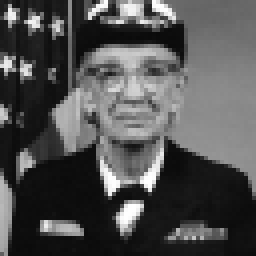
#> input picture data/sample_image_64.png, 64 x 64 px (shown 4 times larger)
$ python linear_algebra.py
#> lines starting #> are read from the running program, lines starting #| are printed output that depends on the picture
### src/constants.py
"""여러 파일이 같이 쓰는 공통 상수와 타입을 모아 둔 파일."""

from pathlib import Path

import numpy as np
import numpy.typing as npt

# 실수 NumPy 배열의 타입 별칭 (모든 모듈의 타입 힌트에 쓴다)
FloatArray = npt.NDArray[np.float64]

# 재현성을 위한 난수 시드 (과제 요구: np.random.seed(42))
RANDOM_SEED = 42

# 프로젝트 최상위 폴더 (이 파일의 두 단계 위)
PROJECT_ROOT = Path(__file__).resolve().parent.parent

# 시각화 PNG를 저장하는 폴더 (과제 요구: outputs/)
OUTPUTS_DIR = PROJECT_ROOT / "outputs"

# SVD 압축 실험에 쓰는 64x64 흑백 이미지 경로
SAMPLE_IMAGE_PATH = PROJECT_ROOT / "data" / "sample_image_64.png"

# 샘플 이미지 한 변의 픽셀 수 (과제 조건: 64x64 이하)
IMAGE_SIZE_PIXELS = 64

# 그림 저장 해상도 (dots per inch)
FIGURE_DPI = 120


# outputs/ 폴더가 없으면 만들고 파일 경로를 돌려준다
def output_path(file_name: str) -> Path:
    """저장할 파일의 outputs/ 아래 경로를 만들어 돌려준다.

    Args:
        file_name: 저장할 파일 이름 (예: "rotation.png")

    Returns:
        outputs/file_name 절대 경로
    """
    # 폴더가 없으면 만든다
    OUTPUTS_DIR.mkdir(parents=True, exist_ok=True)

    # 폴더 경로와 파일 이름을 합쳐 돌려준다
    return OUTPUTS_DIR / file_name

### src/linear_algebra.py
"""선형대수 모듈: 행렬 변환 시각화, Power Iteration, SVD 이미지 압축.

다루는 수식
    회전 R(θ) = [[cos θ, -sin θ], [sin θ, cos θ]]   det = 1
    스케일링 S(sx, sy) = [[sx, 0], [0, sy]]           det = sx · sy
    전단 Sh(k) = [[1, k], [0, 1]]                     det = 1
    변환 후 면적 = |det(A)| × 변환 전 면적
    Power Iteration: v ← A v / ||A v||, λ = vᵀ A v (레일리 몫)
    SVD: A = U Σ Vᵀ, 상위 k개만 남긴 A_k = U_k Σ_k V_kᵀ
"""

from __future__ import annotations

from dataclasses import dataclass
from pathlib import Path

import matplotlib.pyplot as plt
import numpy as np

from src.constants import (
    FIGURE_DPI,
    RANDOM_SEED,
    SAMPLE_IMAGE_PATH,
    FloatArray,
    output_path,
)

# 단위 원을 그릴 때 쓰는 점의 개수 (과제 가이드: np.linspace(0, 2π, 100))
CIRCLE_POINT_COUNT = 100

# 배경 격자 한 줄에 놓을 점의 개수
GRID_POINT_COUNT = 9

# 배경 격자의 범위 (-1.5 ~ 1.5)
GRID_LIMIT = 1.5

# 시각화에 쓰는 회전 각도 (45도)
ROTATION_ANGLE_RADIANS = np.pi / 4

# 시각화에 쓰는 스케일링 배율 (과제 요구: S(2, 0.5))
SCALE_X, SCALE_Y = 2.0, 0.5

# 시각화에 쓰는 전단 계수 k
SHEAR_FACTOR = 1.0

# 면적이 바뀌는 경우를 확인하는 일반 행렬 (det = 2·3 - 1·1 = 5)
GENERAL_MATRIX = np.array([[2.0, 1.0], [1.0, 3.0]])

# 과제 예시의 대칭 행렬 A = [[4, 1], [1, 3]]
EXAMPLE_SYMMETRIC_MATRIX = np.array([[4.0, 1.0], [1.0, 3.0]])

# Power Iteration 수렴 판정 기준 (고유값 변화량)
POWER_ITERATION_TOLERANCE = 1e-6

# Power Iteration 최대 반복 횟수
POWER_ITERATION_MAX_ITERATIONS = 1000

# SVD 압축에서 비교할 k 값 (과제 요구: 10, 50, 100)
SVD_RANKS = (10, 50, 100)

# 퍼센트 변환 배율
PERCENT = 100.0

# 면적비 검증의 허용 오차 (과제 기준 1%)
AREA_ERROR_LIMIT_PERCENT = 1.0

# 고유값 검증의 허용 오차 (과제 기준 5%)
EIGENVALUE_ERROR_LIMIT_PERCENT = 5.0


@dataclass
class AreaCheck:
    """행렬식과 실제 면적비를 비교한 결과."""

    # 행렬식 det(A)
    determinant: float

    # 변환 전 도형 넓이
    area_before: float

    # 변환 후 도형 넓이
    area_after: float

    # 면적비 = 변환 후 넓이 / 변환 전 넓이
    area_ratio: float

    # |면적비 - |det|| / |det| × 100
    error_percent: float


@dataclass
class PowerIterationResult:
    """Power Iteration으로 구한 최대 고유값과 고유벡터."""

    # 최대 고유값 λ
    eigenvalue: float

    # 길이 1로 맞춘 고유벡터 v
    eigenvector: FloatArray

    # 수렴할 때까지 반복한 횟수
    iteration_count: int

    # 최대 반복 전에 수렴했는지 여부
    is_converged: bool


@dataclass
class EigenComparison:
    """Power Iteration 결과와 np.linalg.eig 결과의 비교."""

    # Power Iteration 고유값
    power_eigenvalue: float

    # np.linalg.eig 최대 고유값
    numpy_eigenvalue: float

    # np.linalg.eig 고유벡터 (부호를 맞춘 것)
    numpy_eigenvector: FloatArray

    # 고유값 상대 오차 (%)
    eigenvalue_error_percent: float

    # 두 고유벡터 사이 코사인의 절댓값 (1이면 같은 방향)
    eigenvector_cosine: float


@dataclass
class SvdCompression:
    """SVD로 상위 k개 특이값만 남겨 복원한 결과."""

    # 복원한 이미지
    reconstructed_image: FloatArray

    # 실제로 쓴 k (이미지 rank보다 크면 rank로 잘린다)
    used_rank: int

    # 상대 오차 = ||원본 - 복원||_F / ||원본||_F
    relative_error: float

    # 저장 비율 = k(m + n + 1) / (m · n)
    storage_ratio: float


# 단위 원 위의 점들을 만든다
def make_unit_circle(point_count: int = CIRCLE_POINT_COUNT) -> FloatArray:
    """단위 원 위의 점을 (2, point_count) 배열로 만든다.

    수식: (x, y) = (cos θ, sin θ), θ ∈ [0, 2π]

    Args:
        point_count: 점의 개수

    Returns:
        첫 행이 x, 둘째 행이 y인 (2, point_count) 배열
    """
    # 0부터 2π까지 각도를 고르게 나눈다
    angles = np.linspace(0, 2 * np.pi, point_count)

    # 각도마다 (cos, sin)을 세로로 쌓는다
    return np.vstack([np.cos(angles), np.sin(angles)])


# 배경 격자 점들을 만든다
def make_grid_points(
    limit: float = GRID_LIMIT, point_count: int = GRID_POINT_COUNT
) -> FloatArray:
    """np.meshgrid로 2D 격자 점 집합을 만든다.

    Args:
        limit: 격자 범위 (-limit ~ limit)
        point_count: 한 축의 점 개수

    Returns:
        (2, point_count²) 모양의 격자 점
    """
    # 한 축의 좌표를 고르게 나눈다
    axis_values = np.linspace(-limit, limit, point_count)

    # x, y 좌표 격자를 만든다
    grid_x, grid_y = np.meshgrid(axis_values, axis_values)

    # 두 격자를 한 줄로 펴서 (2, N) 모양으로 쌓는다
    return np.vstack([grid_x.ravel(), grid_y.ravel()])


# 회전 행렬 R(θ)
def rotation_matrix(angle_radians: float) -> FloatArray:
    """반시계 방향 회전 행렬 R(θ)를 만든다.

    수식: R(θ) = [[cos θ, -sin θ], [sin θ, cos θ]], det(R) = 1

    Args:
        angle_radians: 회전 각도 (라디안)

    Returns:
        (2, 2) 회전 행렬
    """
    # 코사인 값
    cosine = np.cos(angle_radians)

    # 사인 값
    sine = np.sin(angle_radians)

    # 회전 행렬을 만든다
    return np.array([[cosine, -sine], [sine, cosine]])


# 스케일링 행렬 S(sx, sy)
def scaling_matrix(scale_x: float, scale_y: float) -> FloatArray:
    """축 방향 스케일링 행렬 S(sx, sy)를 만든다.

    수식: S = [[sx, 0], [0, sy]], det(S) = sx · sy

    Args:
        scale_x: x축 배율
        scale_y: y축 배율

    Returns:
        (2, 2) 스케일링 행렬
    """
    # 대각선에 배율을 둔 행렬을 만든다
    return np.array([[scale_x, 0.0], [0.0, scale_y]])


# 전단 행렬 Sh(k)
def shear_matrix(shear_factor: float) -> FloatArray:
    """전단 행렬 Sh(k)를 x 방향으로 만든다.

    수식: Sh(k) = [[1, k], [0, 1]] → (x, y)가 (x + k·y, y)로 간다, det = 1

    Args:
        shear_factor: 전단 계수 k

    Returns:
        (2, 2) 전단 행렬
    """
    # y에 비례해 x를 미는 행렬을 만든다
    return np.array([[1.0, shear_factor], [0.0, 1.0]])


# 다각형 넓이를 신발끈 공식으로 구한다
def polygon_area(points: FloatArray) -> float:
    """꼭짓점을 순서대로 이은 다각형 넓이를 신발끈(Shoelace) 공식으로 구한다.

    수식: 넓이 = ½ |Σ (x_i · y_{i+1} - x_{i+1} · y_i)|

    Args:
        points: (2, N) 꼭짓점 배열

    Returns:
        다각형 넓이
    """
    # x 좌표와 y 좌표를 나눈다
    x_values, y_values = points[0], points[1]

    # 다음 꼭짓점 좌표 (마지막 다음은 처음으로 돌아간다)
    next_x_values, next_y_values = np.roll(x_values, -1), np.roll(y_values, -1)

    # 신발끈 공식으로 넓이를 구한다
    return float(0.5 * abs(np.sum(x_values * next_y_values - next_x_values * y_values)))


# 행렬식과 실제 면적비를 비교한다
def check_area_ratio(matrix: FloatArray, points: FloatArray) -> AreaCheck:
    """변환 전후 도형 넓이의 비율이 |det(A)|와 같은지 확인한다.

    수식: 오차(%) = |면적비 - |det(A)|| / |det(A)| × 100

    Args:
        matrix: (2, 2) 변환 행렬
        points: (2, N) 도형 꼭짓점

    Returns:
        행렬식, 넓이, 면적비, 오차를 담은 AreaCheck
    """
    # 행렬식을 구한다
    determinant = float(np.linalg.det(matrix))

    # 변환 전 넓이를 구한다
    area_before = polygon_area(points)

    # 변환 후 넓이를 구한다 (점마다 A를 곱한다)
    area_after = polygon_area(matrix @ points)

    # 면적비를 구한다
    area_ratio = area_after / area_before

    # 면적비와 |det|의 상대 오차를 퍼센트로 구한다
    error_percent = abs(area_ratio - abs(determinant)) / abs(determinant) * PERCENT

    # 결과를 묶어 돌려준다
    return AreaCheck(determinant, area_before, area_after, area_ratio, error_percent)


# 변환 전후를 한 그림에 겹쳐 그리고 저장한다
def plot_transformation(matrix: FloatArray, title: str, file_name: str) -> AreaCheck:
    """단위 원과 격자에 행렬을 적용해 변환 전후를 하나의 Figure에 겹쳐 그린다.

    Args:
        matrix: (2, 2) 변환 행렬
        title: 그림 제목
        file_name: outputs/에 저장할 파일 이름

    Returns:
        면적비 검증 결과 AreaCheck
    """
    # 단위 원을 만든다
    circle_points = make_unit_circle()

    # 배경 격자 점을 만든다
    grid_points = make_grid_points()

    # 단위 원을 변환한다
    transformed_circle = matrix @ circle_points

    # 격자를 변환한다
    transformed_grid = matrix @ grid_points

    # 면적비를 검증한다
    area_check = check_area_ratio(matrix, circle_points)

    # 그림판과 축을 만든다
    figure, axis = plt.subplots(figsize=(6, 6))

    # 변환 전 격자를 연한 파란 점으로 그린다
    axis.scatter(grid_points[0], grid_points[1], s=8, color="tab:blue", alpha=0.3)

    # 변환 후 격자를 연한 빨간 점으로 그린다
    axis.scatter(
        transformed_grid[0], transformed_grid[1], s=8, color="tab:red", alpha=0.3
    )

    # 변환 전 단위 원을 파란 선으로 그린다
    axis.plot(*circle_points, color="tab:blue", label="before: unit circle")

    # 변환 후 도형을 빨간 선으로 그린다
    axis.plot(*transformed_circle, color="tab:red", label="after: A @ circle")

    # 기저 벡터 e1=(1,0)이 옮겨 간 곳 (A의 첫 열)을 화살표로 그린다
    axis.quiver(
        0,
        0,
        *matrix[:, 0],
        color="darkred",
        angles="xy",
        scale_units="xy",
        scale=1,
        label="A e1 (1st column)",
    )

    # 기저 벡터 e2=(0,1)이 옮겨 간 곳 (A의 둘째 열)을 화살표로 그린다
    axis.quiver(
        0,
        0,
        *matrix[:, 1],
        color="darkorange",
        angles="xy",
        scale_units="xy",
        scale=1,
        label="A e2 (2nd column)",
    )

    # 가로세로 비율을 1:1로 맞춘다 (원이 찌그러져 보이지 않게)
    axis.set_aspect("equal")

    # 보조 격자선을 켠다
    axis.grid(True, alpha=0.3)

    # 제목에 행렬식과 면적비를 함께 적는다
    axis.set_title(
        f"{title}\ndet(A)={area_check.determinant:.4f}, "
        f"area ratio={area_check.area_ratio:.4f}, "
        f"error={area_check.error_percent:.4f}%"
    )

    # 범례를 표시한다
    axis.legend(loc="upper left")

    # 그림을 outputs/에 저장한다
    figure.savefig(output_path(file_name), dpi=FIGURE_DPI, bbox_inches="tight")

    # 메모리를 위해 그림을 닫는다
    plt.close(figure)

    # 검증 결과를 돌려준다
    return area_check


# 부호를 맞춘다 (가장 큰 성분이 양수가 되게)
def align_sign(vector: FloatArray) -> FloatArray:
    """고유벡터의 부호를 가장 큰 성분이 양수가 되도록 맞춘다.

    고유벡터는 v와 -v가 같은 고유벡터이므로 비교 전에 부호를 맞춘다.

    Args:
        vector: 고유벡터

    Returns:
        부호를 맞춘 고유벡터
    """
    # 절댓값이 가장 큰 성분의 부호를 곱한다
    return np.asarray(vector * np.sign(vector[np.argmax(np.abs(vector))]))


# Power Iteration으로 최대 고유값과 고유벡터를 구한다
def power_iteration(
    matrix: FloatArray,
    tolerance: float = POWER_ITERATION_TOLERANCE,
    max_iterations: int = POWER_ITERATION_MAX_ITERATIONS,
) -> PowerIterationResult:
    """Power Iteration으로 절댓값이 가장 큰 고유값과 고유벡터를 구한다.

    수식
        v_{t+1} = A v_t / ||A v_t||
        λ_t = v_tᵀ A v_t (레일리 몫, v_t의 길이는 1)
        ||v_t - v_{t-1}|| < tolerance 이면 수렴으로 본다
        (고유값은 고유벡터보다 빨리 맞으므로 더 엄격한 고유벡터 변화량으로 판정한다)

    Args:
        matrix: (n, n) 정사각 행렬
        tolerance: 수렴 판정 기준 (고유벡터 변화량)
        max_iterations: 최대 반복 횟수

    Returns:
        고유값, 고유벡터, 반복 횟수, 수렴 여부를 담은 PowerIterationResult
    """
    # 재현성을 위해 시드를 고정한다 (과제 요구)
    np.random.seed(RANDOM_SEED)

    # 무작위 시작 벡터를 만든다
    vector = np.random.rand(matrix.shape[0])

    # 길이를 1로 맞춘다
    vector = vector / np.linalg.norm(vector)

    # 최대 반복 횟수만큼 반복한다
    for iteration_number in range(1, max_iterations + 1):
        # 행렬을 곱해 최대 고유벡터 방향으로 끌어당긴다
        multiplied_vector = matrix @ vector

        # 길이를 1로 맞춘다
        next_vector = multiplied_vector / np.linalg.norm(multiplied_vector)

        # 고유벡터가 얼마나 변했는지 구한다
        vector_change = float(np.linalg.norm(next_vector - vector))

        # 다음 반복을 위해 벡터를 갱신한다
        vector = next_vector

        # 변화량이 기준보다 작으면 수렴으로 본다
        if vector_change < tolerance:
            # 레일리 몫으로 고유값을 구해 수렴 결과를 돌려준다
            return PowerIterationResult(
                float(vector @ matrix @ vector),
                align_sign(vector),
                iteration_number,
                True,
            )

    # 최대 반복까지 수렴하지 못한 결과를 돌려준다
    return PowerIterationResult(
        float(vector @ matrix @ vector), align_sign(vector), max_iterations, False
    )


# 검증 전용: np.linalg.eig 결과와 비교한다
def compare_with_numpy_eig(
    matrix: FloatArray, result: PowerIterationResult
) -> EigenComparison:
    """Power Iteration 결과를 np.linalg.eig 결과와 비교한다.

    np.linalg.eig는 이 검증 함수에서만 쓴다 (과제 제약: 고유값 계산 자체에는 쓰지 않음).

    수식: 오차(%) = |λ_power - λ_eig| / |λ_eig| × 100

    Args:
        matrix: (n, n) 정사각 행렬
        result: power_iteration의 결과

    Returns:
        고유값 오차와 고유벡터 코사인을 담은 EigenComparison
    """
    # NumPy로 모든 고유값과 고유벡터를 구한다 (검증 목적)
    numpy_eigenvalues, numpy_eigenvectors = np.linalg.eig(matrix)

    # 절댓값이 가장 큰 고유값의 위치를 찾는다
    largest_position = int(np.argmax(np.abs(numpy_eigenvalues)))

    # 최대 고유값을 꺼낸다
    numpy_eigenvalue = float(np.real(numpy_eigenvalues[largest_position]))

    # 대응 고유벡터를 꺼내 부호를 맞춘다
    numpy_eigenvector = align_sign(np.real(numpy_eigenvectors[:, largest_position]))

    # 고유값 상대 오차를 퍼센트로 구한다
    error_percent = (
        abs(result.eigenvalue - numpy_eigenvalue) / abs(numpy_eigenvalue) * PERCENT
    )

    # 두 고유벡터 사이 코사인의 절댓값 (둘 다 길이 1)
    cosine = float(abs(result.eigenvector @ numpy_eigenvector))

    # 비교 결과를 묶어 돌려준다
    return EigenComparison(
        result.eigenvalue, numpy_eigenvalue, numpy_eigenvector, error_percent, cosine
    )


# 저장된 흑백 이미지를 0~1 배열로 읽는다
def load_grayscale_image(image_path: Path = SAMPLE_IMAGE_PATH) -> FloatArray:
    """회색조 PNG를 (높이, 너비) 모양의 0~1 실수 배열로 읽는다.

    Args:
        image_path: PNG 파일 경로

    Returns:
        (높이, 너비) 흑백 이미지 배열
    """
    # PNG를 읽는다 (회색조로 저장해도 RGBA 4채널로 읽힌다)
    image = plt.imread(image_path)

    # 채널이 있으면 첫 채널(R = G = B)만 쓴다
    if image.ndim == 3:
        # 첫 채널만 남긴다
        image = image[..., 0]

    # 실수 배열로 바꿔 돌려준다
    return np.asarray(image, dtype=np.float64)


# 상위 k개 특이값으로 이미지를 압축, 복원한다
def svd_compress(image: FloatArray, rank: int) -> SvdCompression:
    """SVD의 상위 k개 특이값만 남겨 이미지를 압축하고 복원한다.

    수식
        A = U Σ Vᵀ
        A_k = U[:, :k] · diag(σ_1..σ_k) · Vᵀ[:k, :]
        저장 비율 = k(m + n + 1) / (m · n)

    Args:
        image: (m, n) 흑백 이미지
        rank: 남길 특이값 개수 k (rank보다 크면 rank로 자른다)

    Returns:
        복원 이미지, 실제 k, 상대 오차, 저장 비율을 담은 SvdCompression
    """
    # 특이값 분해를 한다 (U: 왼쪽 특이벡터, singular_values: σ, Vᵀ: 오른쪽 특이벡터)
    left_vectors, singular_values, right_vectors_transposed = np.linalg.svd(
        image, full_matrices=False
    )

    # k를 실제 특이값 개수 이하로 자른다 (64x64면 최대 64)
    used_rank = min(rank, singular_values.size)

    # 상위 k개만 써서 복원한다
    reconstructed_image = (
        left_vectors[:, :used_rank]
        @ np.diag(singular_values[:used_rank])
        @ right_vectors_transposed[:used_rank, :]
    )

    # 프로베니우스 노름으로 상대 오차를 구한다
    relative_error = float(
        np.linalg.norm(image - reconstructed_image) / np.linalg.norm(image)
    )

    # 행 수 m과 열 수 n
    row_count, column_count = image.shape

    # 원본 대비 저장해야 할 숫자 개수 비율
    storage_ratio = (
        used_rank * (row_count + column_count + 1) / (row_count * column_count)
    )

    # 결과를 묶어 돌려준다
    return SvdCompression(reconstructed_image, used_rank, relative_error, storage_ratio)


# 원본과 k별 복원 결과를 한 그림에 비교한다
def plot_svd_compression(
    image: FloatArray, ranks: tuple[int, ...], file_name: str
) -> list[SvdCompression]:
    """원본과 k별 복원 이미지를 하나의 Figure에 나란히 그린다.

    Args:
        image: (m, n) 흑백 이미지
        ranks: 비교할 k 값들
        file_name: outputs/에 저장할 파일 이름

    Returns:
        k별 SvdCompression 목록
    """
    # k마다 압축, 복원한다
    compressions = [svd_compress(image, rank) for rank in ranks]

    # 원본 1칸 + k 개수만큼 가로로 칸을 만든다
    figure, axes = plt.subplots(1, len(ranks) + 1, figsize=(3 * (len(ranks) + 1), 3.4))

    # 첫 칸에 원본을 그린다
    axes[0].imshow(image, cmap="gray", vmin=0, vmax=1)

    # 첫 칸 제목
    axes[0].set_title(f"original {image.shape[0]}x{image.shape[1]}")

    # 나머지 칸에 k별 복원 결과를 그린다
    for axis, rank, compression in zip(axes[1:], ranks, compressions):
        # 복원 이미지를 그린다 (0~1 밖의 값은 잘라서 보여 준다)
        axis.imshow(np.clip(compression.reconstructed_image, 0, 1), cmap="gray")

        # 제목에 k, 실제 k, 오차, 저장 비율을 적는다
        axis.set_title(
            f"k={rank} (used {compression.used_rank})\n"
            f"error {compression.relative_error:.2%}, "
            f"storage {compression.storage_ratio:.0%}"
        )

    # 모든 칸의 눈금을 숨긴다
    for axis in axes:
        # 눈금을 끈다
        axis.axis("off")

    # 그림을 outputs/에 저장한다
    figure.savefig(output_path(file_name), dpi=FIGURE_DPI, bbox_inches="tight")

    # 그림을 닫는다
    plt.close(figure)

    # k별 결과를 돌려준다
    return compressions


# 행렬 변환 3종을 그리고 면적비 검증을 출력한다
def run_transformations() -> None:
    """회전, 스케일링, 전단 시각화를 저장하고 면적비 검증 결과를 출력한다."""
    # (제목, 행렬, 파일 이름) 목록
    transformations = [
        # 45도 회전 (det = 1)
        (
            "Rotation R(45deg)",
            rotation_matrix(ROTATION_ANGLE_RADIANS),
            "transform_rotation.png",
        ),
        # 가로 2배, 세로 0.5배 (det = 1)
        (
            "Scaling S(2, 0.5)",
            scaling_matrix(SCALE_X, SCALE_Y),
            "transform_scaling.png",
        ),
        # x 방향 전단 (det = 1)
        ("Shear Sh(1)", shear_matrix(SHEAR_FACTOR), "transform_shear.png"),
        # 면적이 5배가 되는 일반 행렬 (det = 5)
        ("General A=[[2,1],[1,3]]", GENERAL_MATRIX, "transform_general.png"),
    ]

    # 변환마다 그림을 그리고 결과를 출력한다
    for title, matrix, file_name in transformations:
        # 그림을 저장하고 면적비 검증 결과를 받는다
        area_check = plot_transformation(matrix, title, file_name)

        # 오차가 1% 이내인지 판정한다
        verdict = (
            "통과" if area_check.error_percent < AREA_ERROR_LIMIT_PERCENT else "실패"
        )

        # 결과를 한 줄로 출력한다
        print(
            f"[{title}] det(A)={area_check.determinant:.4f}, "
            f"넓이 {area_check.area_before:.4f} -> {area_check.area_after:.4f}, "
            f"면적비={area_check.area_ratio:.4f}, "
            f"오차={area_check.error_percent:.6f}% (1% 이내 {verdict}) "
            f"-> outputs/{file_name}"
        )


# Power Iteration을 실행하고 np.linalg.eig와 비교한다
def run_power_iteration() -> None:
    """예시 대칭 행렬로 Power Iteration을 실행하고 검증 결과를 출력한다."""
    # Power Iteration을 실행한다
    result = power_iteration(EXAMPLE_SYMMETRIC_MATRIX)

    # np.linalg.eig와 비교한다
    comparison = compare_with_numpy_eig(EXAMPLE_SYMMETRIC_MATRIX, result)

    # 오차가 5% 이내인지 판정한다
    is_within_limit = (
        comparison.eigenvalue_error_percent < EIGENVALUE_ERROR_LIMIT_PERCENT
    )

    # 판정 문구를 정한다
    verdict = "통과" if is_within_limit else "실패"

    # 행렬을 출력한다
    print(f"행렬 A = {EXAMPLE_SYMMETRIC_MATRIX.tolist()} (대칭 행렬)")

    # Power Iteration 결과를 출력한다
    print(
        f"Power Iteration (수렴 {result.iteration_count}회, "
        f"tol={POWER_ITERATION_TOLERANCE}): λ={result.eigenvalue:.4f}, "
        f"v={np.round(result.eigenvector, 4).tolist()}"
    )

    # np.linalg.eig 결과를 출력한다
    print(
        f"np.linalg.eig: λ={comparison.numpy_eigenvalue:.4f}, "
        f"v={np.round(comparison.numpy_eigenvector, 4).tolist()}"
    )

    # 오차와 판정을 출력한다
    print(
        f"고유값 오차: {comparison.eigenvalue_error_percent:.6f}% (5% 이내 {verdict}), "
        f"고유벡터 코사인: {comparison.eigenvector_cosine:.6f}"
    )


# SVD 압축을 실행하고 결과를 출력한다
def run_svd_compression() -> None:
    """64x64 이미지를 k=10, 50, 100으로 압축하고 결과를 출력한다."""
    # 샘플 이미지를 읽는다
    image = load_grayscale_image()

    # 압축 결과 그림을 저장한다
    compressions = plot_svd_compression(image, SVD_RANKS, "svd_compression.png")

    # k별 결과를 출력한다
    for rank, compression in zip(SVD_RANKS, compressions):
        # 한 줄로 출력한다
        print(
            f"k={rank:>3} (실제 {compression.used_rank:>2}): "
            f"상대 오차 {compression.relative_error:.4f}, "
            f"저장 비율 {compression.storage_ratio:.1%}"
        )

    # 저장 위치를 알려준다
    print("-> outputs/svd_compression.png")


# 모듈을 직접 실행하면 선형대수 실험을 모두 수행한다
def main() -> None:
    """행렬 변환, Power Iteration, SVD 압축을 차례로 실행한다."""
    # 1단계 제목
    print("== 1. 행렬 변환과 면적비 검증 ==")

    # 행렬 변환 3종을 실행한다
    run_transformations()
#> the loop in run_transformations, `for title, matrix, file_name in transformations:` made 4 passes
#> pass 1, in plot_transformation, `figure.savefig(output_path(file_name), dpi=FIGURE_DPI, bbox_inches="ti..`:
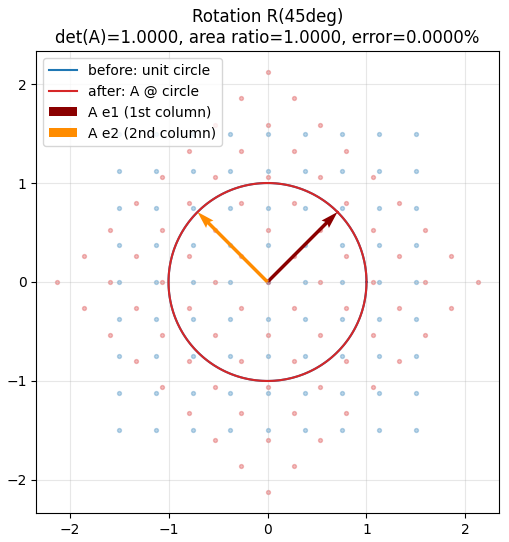
#> figure drawn by matplotlib, 1 panel
#> pass 2, in plot_transformation (call 2), `figure.savefig(output_path(file_name), dpi=FIGURE_DPI, bbox_inches="ti..`:
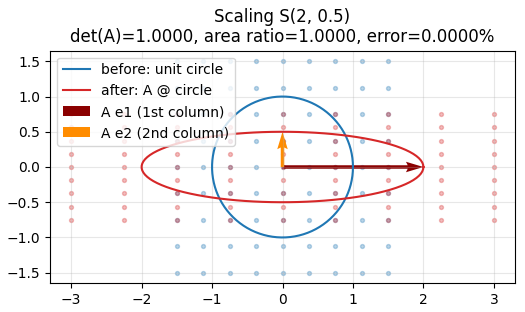
#> figure drawn by matplotlib, 1 panel

    # 2단계 제목
    print("\n== 2. Power Iteration vs np.linalg.eig ==")

    # Power Iteration을 실행한다
    run_power_iteration()

    # 3단계 제목
    print("\n== 3. SVD 이미지 압축 ==")

    # SVD 압축을 실행한다
    run_svd_compression()
#> in load_grayscale_image, image is the input picture: shape (64, 64, 4) float32; mean R, G, B, A 0.318, 0.318, 0.318, 1
#> in plot_svd_compression, `compressions = [svd_compress(image, rank) for rank in ranks]`: compressions = 3 items
#> the loop in plot_svd_compression, `for axis, rank, compression in zip(axes[1:], ranks, compressions):` made 3 passes
#> rank on passes 1 to 3: 10, 50, 100
#> in plot_svd_compression, `figure.savefig(output_path(file_name), dpi=FIGURE_DPI, bbox_inches="ti..`:
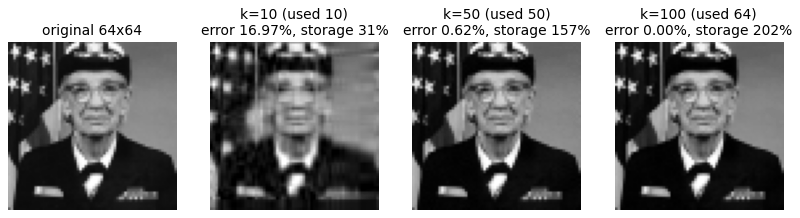
#> figure drawn by matplotlib, 4 panels
#> the loop in run_svd_compression, `for rank, compression in zip(SVD_RANKS, compressions):` made 3 passes
#| k= 10 (실제 10): 상대 오차 0.1697, 저장 비율 31.5%
#| k= 50 (실제 50): 상대 오차 0.0062, 저장 비율 157.5%
#| k=100 (실제 64): 상대 오차 0.0000, 저장 비율 201.6%


# 파일을 직접 실행했을 때만 아래 코드를 실행한다
if __name__ == "__main__":
    # 스크립트로 실행하면 main을 부른다
    main()
